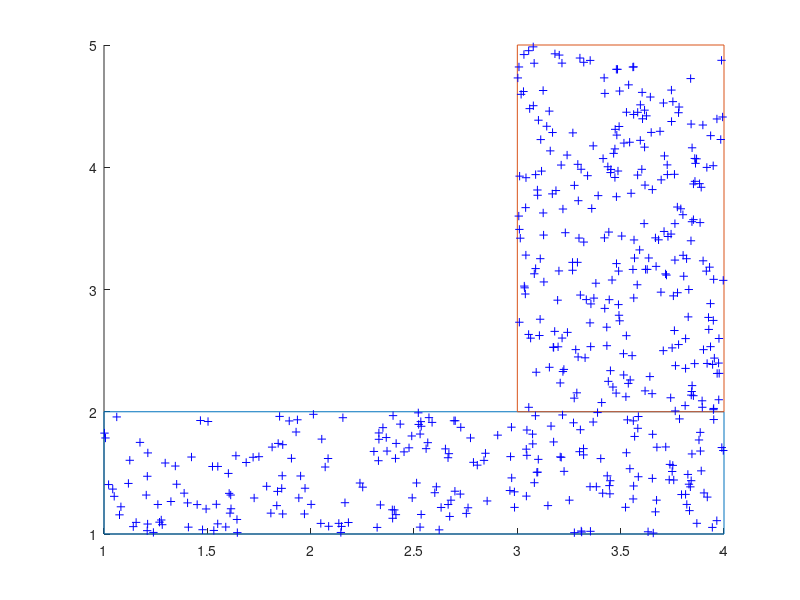

Source code (MATLAB):
xa=1; xb=4; ya=1; yb=2;         % coordinates of the rectangle C1

xa2=3; xb2=4; ya2=2; yb2=5;         % coordinates of the rectangle C2

hold on; plot([xa xb xb xa xa],[ya ya yb yb ya],'-');    % draw it

plot([xa2 xb2 xb2 xa2 xa2],[ya2 ya2 yb2 yb2 ya2],'-');    % draw it
% generate positive and negative examples
N=500;   % no of data points
ds=zeros(N,2); 


i=1;

while i<N

x=rand(1,1)*8; y=rand(1,1)*8;

% +ve if falls in the rectangle, -ve otherwise
if ((x > xa) && (y > ya) && (y < yb) && ( x < xb)) ds(i,1)=x; ds(i,2)=y; plot(x,y,'b+'); i=i+1;
elseif ((x > xa2) && (y > ya2) && (y < yb2) && ( x < xb2)) ls(i)=2; ds(i,1)=x; ds(i,2)=y; plot(x,y,'b+'); i=i+1;
end;  
end